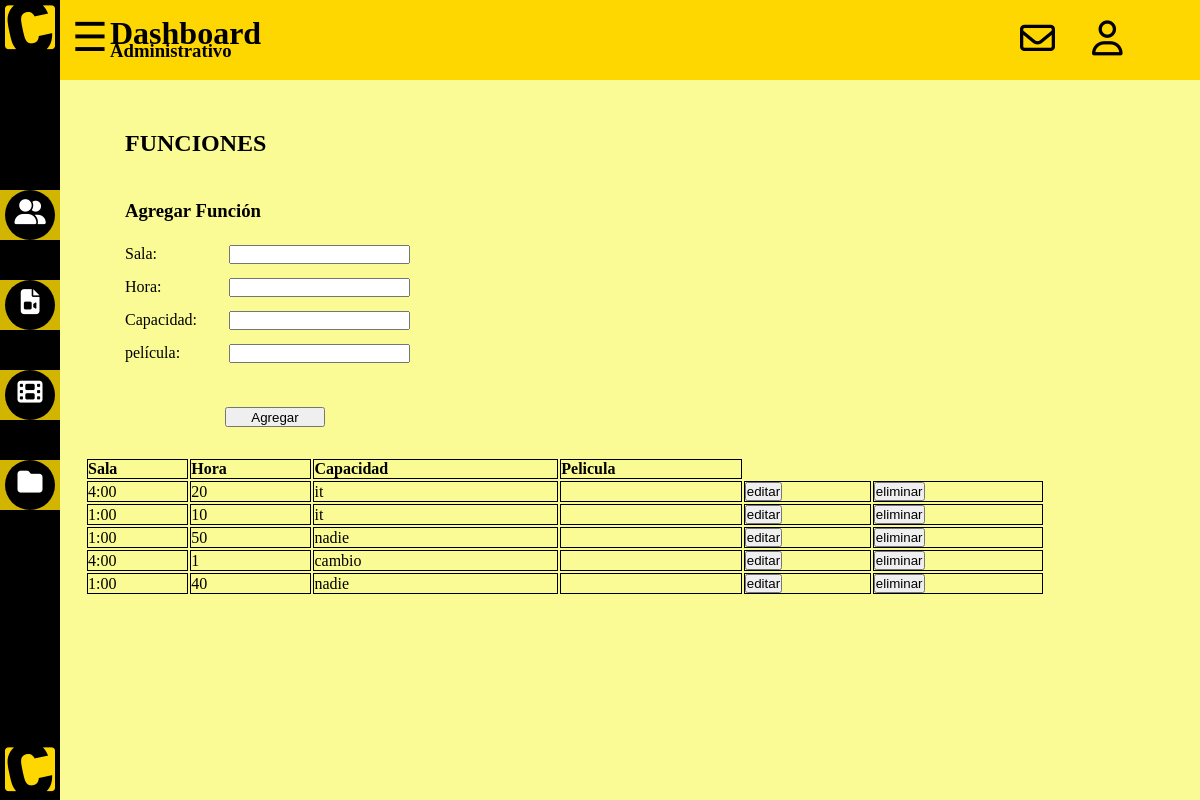
/Dfuncion, run on an earlier commit of the app's database.
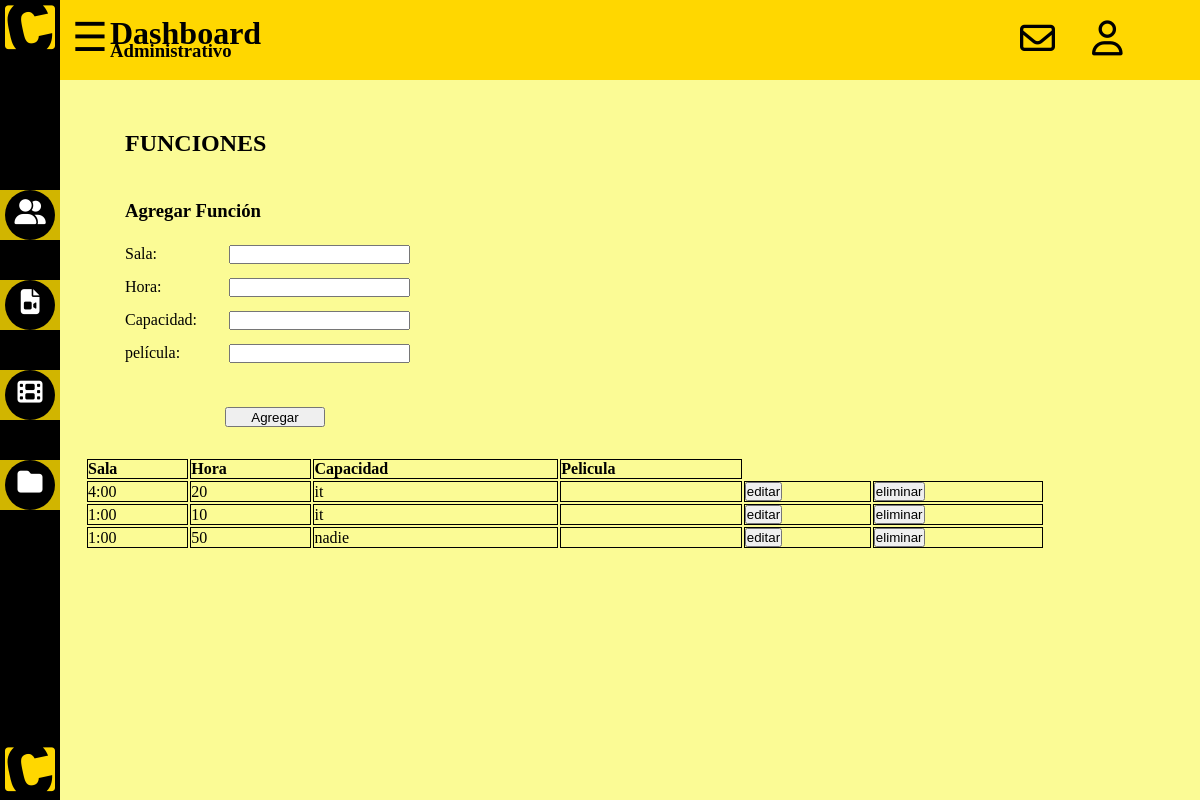
And on a later commit of the database.
### tables this page shows
CREATE TABLE funciones(
    id   INTEGER PRIMARY KEY AUTOINCREMENT,
    sala INTEGER NOT NULL,
    hora TEXT NOT NULL,
    capacidad INTEGER NOT NULL,
    pelicula TEXT NOT NULL,
    FOREIGN KEY(pelicula) REFERENCES peliculas(nombre)
);

### app.py (the view, shortened to what this page needs)
@app.route('/Dfuncion', methods=['GET','POST'])
def presentacionF():
    if(request.method == 'GET'):
        mostrar = db.mostrar_tabla("funciones")
        datosEdit=[(" "," "," "," "," ")]
        action = "/Dfuncion"
        return render_template("dashboardF.html", tablafunc = mostrar, datosEdit = datosEdit, action=action)

### db.py (called while the page is built)
def obtener_conexion():
    try:
        conn = sqlite3.connect('database/database')
        return conn
    except Error:
        print(Error)

def mostrar_tabla(tabla):
    conn = obtener_conexion()
    cursor = conn.cursor()
    sql = """ SELECT * FROM {}""".format(tabla)
    cursor.execute(sql)
    datos=cursor.fetchall()
    conn.close()
    return datos

### templates/dashboardF.html (shortened to what this page needs)
{% extends "dashboard.html" %}
{% block contenido %}
<div class="funciones">
    <h1> FUNCIONES </h1>
</div>
<div class="subtitulo">
    <h3>Agregar Función</h3>
</div>
<form action = {{action}} method = "post" id= "add_funcion">
    <div class="sala">
        <label for=""> Sala: </label>
        <input type="text" id="sala" name="sala" value="{{datosEdit[0][2]}}">
    </div>
    <div class="hora">
        <label for=""> Hora: </label>
        <input type="text" id="hora" name="hora" value="{{datosEdit[0][3]}}">
    </div>
    <div class="capacidad">
        <label for=""> Capacidad: </label>
        <input type="text" id="capacidad" name="capacidad" value="{{datosEdit[0][4]}}">
    </div>
    <div class="pelicula">
        <label for=""> película: </label>
        <input type="text" id="pelicula" name="pelicula" value="{{datosEdit[0][5]}}">
        <br>
    </div>
    <input type="submit" id="Agregar" value="Agregar">
</form>
<table id="tableOfContentsF">
    <tr>
        <th> Sala</th>
        <th> Hora</th>
        <th> Capacidad </th>
        <th> Pelicula</th>
    </tr>
    {% for fun in tablafunc %}
    <tr>
        <td >{{fun[2]}}</td>
        <td>{{fun[3]}}</td>
        <td>{{fun[4]}}</td>
        <td >{{fun[5]}}</td>
        <td><button ><a href="/Dfunciones/{{fun[4]}}/U/{{fun[0]}}" style="color: black;">editar</a></button></td>
        <td><button><a href="/Dfunciones/{{fun[4]}}/D/{{fun[0]}}" style="color: black;">eliminar</a></button></td>
    </tr>
    {%endfor%}
</table>
{% endblock %}

What changed in the data, as far as the page shows it:
removed funciones: hora "4:00", capacidad "1", pelicula "cambio"
removed funciones: hora "1:00", capacidad "40", pelicula "nadie"
